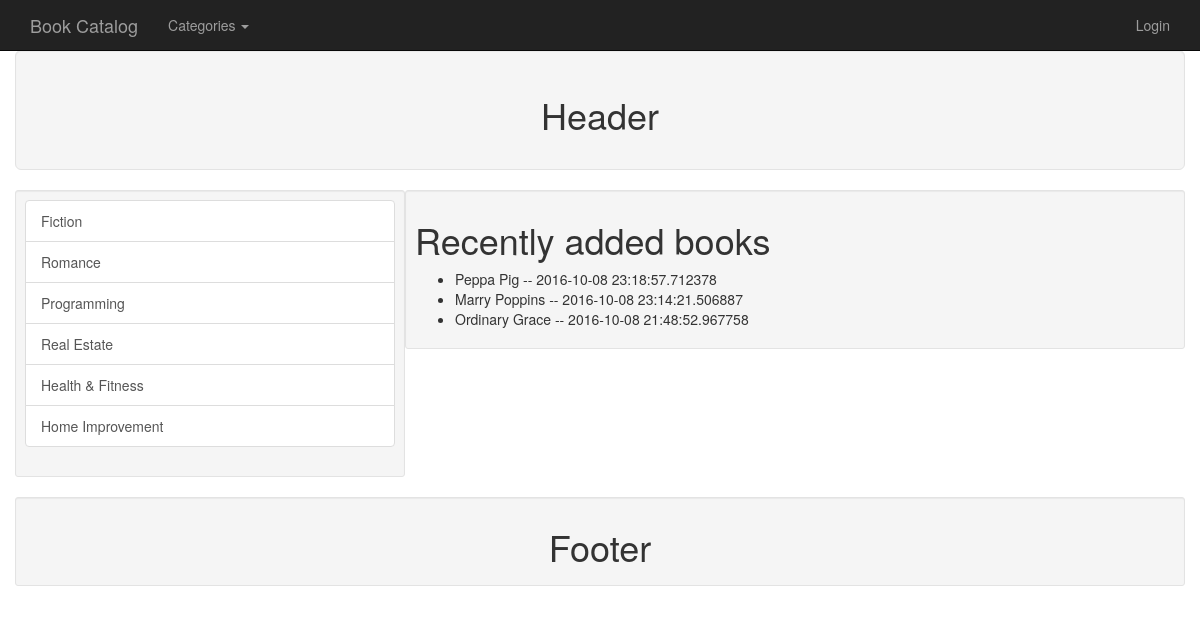
Before: /books with the older database file.
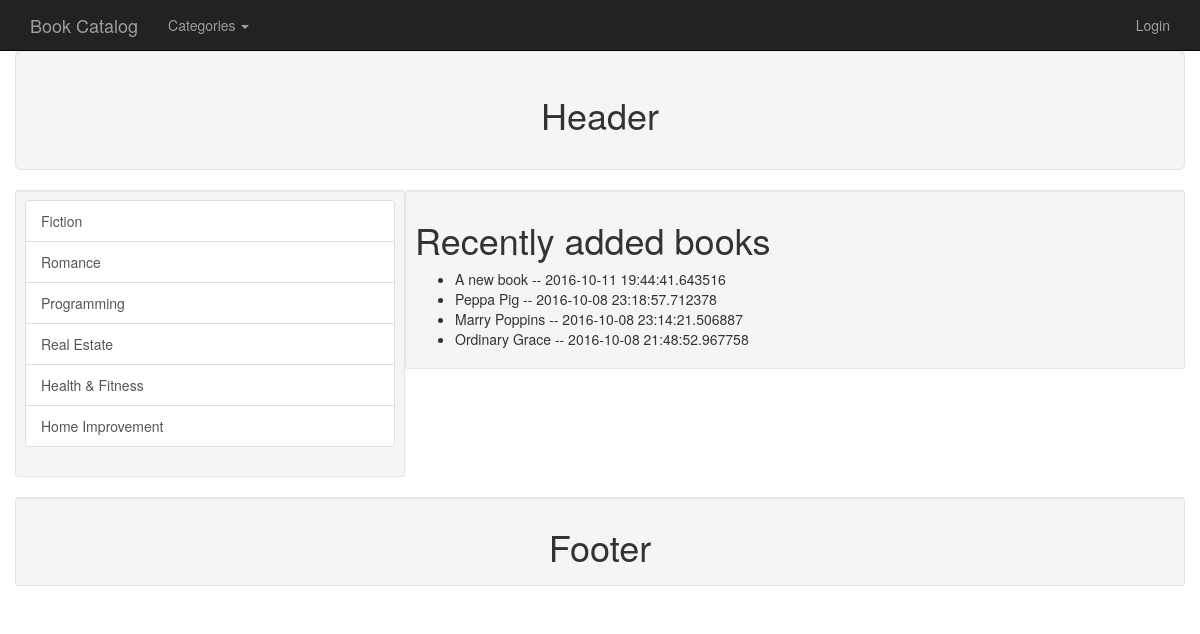
After: the same page with the newer database file.
### db_setup.py (models this page shows)
class Category(Base):
    __tablename__ = 'category'
    id = Column(Integer, primary_key=True)
    name = Column(String(250), nullable=False)

class Book(Base):
    __tablename__ = 'book'
    id = Column(Integer, primary_key = True)
    created = Column(DateTime, default=datetime.utcnow)
    name =Column(String(80), nullable = False)
    author = Column(String(80))
    description = Column(String(250))
    price = Column(String(8))
    image = Column(String(250))
    category_id = Column(Integer,ForeignKey('category.id'))
    category = relationship(Category)
    user_id = Column(Integer, ForeignKey('user.id'))
    user = relationship(User)

### app.py (the view)
@app.route('/')
@app.route('/books')
def showBooksFront():
    categories = db_controller.get_categories()
    books = db_controller.get_recent_books(5)
    return render_template('front.html', categories = categories,
                            recent_books = books)

### db_controller.py (called while the page is built)
def get_categories():
	categories = session.query(Category).all()
	return categories

def get_recent_books(num):
	books = session.query(Book).order_by(desc(Book.created)).limit(num)
	return books

### templates/front.html (shortened to what this page needs)
{% extends 'base.html' %}
{% block content %}
{% include 'navBar.html' %}
{% include 'header.html' %}
<div class="row">
    <div class="left-side-bar">
        <div class="well well-sm col-md-4">
            {% include 'categoryList.html' %}
        </div>
    </div>
    <div class="main-content">
        <div class="well well-sm col-md-8">
            <h1>Recently added books</h1>
            {% if recent_books %}
                <ul>
                {% for book in recent_books %}
                    <li>{{ book.name }}  --  {{ book.created }}</li>
                {% endfor %}
                </ul>
            {% endif %}
        </div>
    </div>
</div>
{% include 'footer.html' %}
{% endblock %}

### templates/base.html (shortened to what this page needs)
<!DOCTYPE html>
<html lang="en">
<head>
    <link rel="stylesheet" href="https://maxcdn.bootstrapcdn.com/bootstrap/3.3.7/css/bootstrap.min.css">
    <link rel="stylesheet" href="{{ url_for('static', filename='styles.css') }}">
</head>
<body>
    <div class="container">
    {% block content %}{% endblock %}
    </div>
</body>
</html>

### templates/navBar.html (shortened to what this page needs)
<nav class="navbar navbar-inverse navbar-fixed-top">
    <div class="container">
        <div class="navbar-header">
            <a class="navbar-brand" href="{{ url_for('showBooksFront') }}">Book Catalog</a>
        </div>
        <div id="navbar" class="navbar-collapse collapse">
            <ul class="nav navbar-nav">
                <li class="dropdown">
                    <a href="#" class="dropdown-toggle" data-toggle="dropdown" role="button" aria-haspopup="true" aria-expanded="false">Categories <span class="caret"></span></a>
                </li>
            </ul>
            <ul class="nav navbar-nav navbar-right">
                {% if session.username %}
                    <li><a href="#">Welcome {{ session.username }}</a></li>
                    <li><a href="/disconnect">Logout</a></li>
                {% else %}
                    <li><a href="{{ url_for('showLogin') }}">Login</a></li>
                {% endif %}
            </ul>
        </div>
    </div>
</nav>

### templates/header.html (shortened to what this page needs)
<div class="row">
    <div class="well well-lg col-md-12">
        <h1 class="text-center">Header</h1>
    </div>
</div>

### templates/categoryList.html
<div class="list-group">
    {% for category in categories %}
  <a href="{{ url_for('showBookCategory', book_cat_id = category.id) }}" class="list-group-item">{{ category.name }}</a>
    {% endfor %}
</div>

### templates/footer.html
<div class="row">
    <div class="well well-sm col-md-12">
        <h1 class="text-center">Footer</h1>
    </div>
</div>

### static/styles.css (style rules this page uses)
body { margin-top: 50px; }

Changed rows visible on the page:
added Book: name "A new book", created "2016-10-11 19:44:41.643516"
